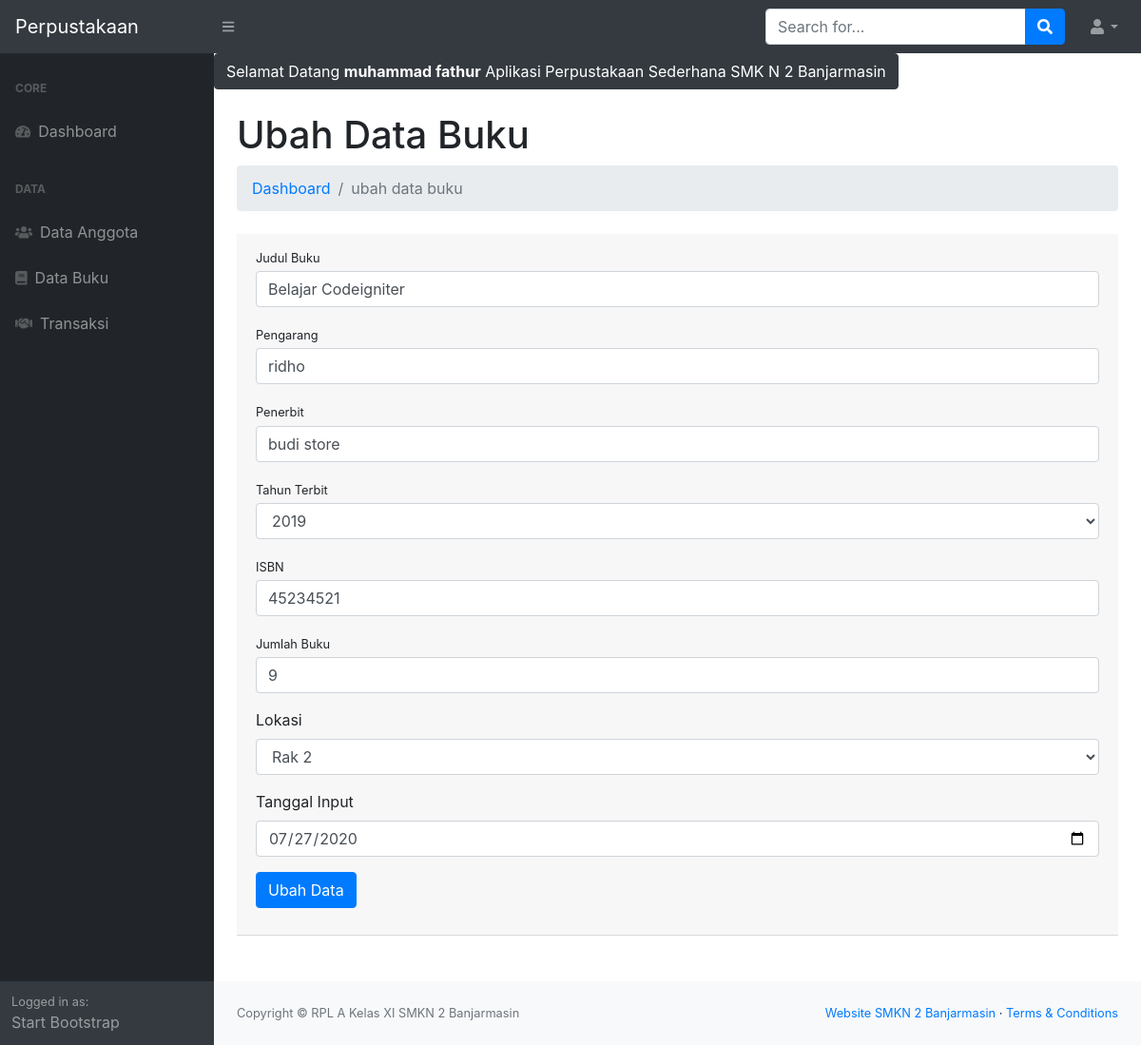
Page /index.php?p=buku&aksi=ubah&id=6 (signed in) on the committed database.
### tables this page shows
CREATE TABLE `tb_buku` (
  `id_buku` int(11) NOT NULL,
  `judul_buku` varchar(200) NOT NULL,
  `pengarang_buku` varchar(100) NOT NULL,
  `penerbit_buku` varchar(150) NOT NULL,
  `tahun_terbit` varchar(4) NOT NULL,
  `isbn` varchar(25) NOT NULL,
  `jumlah_buku` int(3) NOT NULL,
  `lokasi` enum('Rak 1','Rak 2','Rak 3') NOT NULL,
  `tgl_input` date NOT NULL
);

### page/buku/ubah.php (the view, shortened to what this page needs)
<?php
$id_buku = $_GET['id'];
$sql = $conn->query("SELECT * FROM tb_buku WHERE id_buku = $id_buku") or die(mysqli_error($conn));
$pecahSql = $sql->fetch_assoc();
?>
<h1 class="mt-4">Ubah Data Buku</h1>
<ol class="breadcrumb mb-4">
    <li class="breadcrumb-item"><a href="index.php">Dashboard</a></li>
    <li class="breadcrumb-item active">ubah data buku</li>
</ol>
<div class="card-header mb-5">
	<form action="" method="post">
    <div class="form-group">
        <label class="small mb-1" for="judul_buku">Judul Buku</label>
        <input class="form-control" id="judul_buku" name="judul_buku" type="text" placeholder="Masukan judul buku" value="<?= $pecahSql['judul_buku']; ?>" />
    </div>
    <div class="form-group">
        <label class="small mb-1" for="pengarang_buku">Pengarang</label>
        <input class="form-control" id="pengarang_buku" name="pengarang_buku" type="text" value="<?= $pecahSql['pengarang_buku']; ?>" placeholder="Masukan pengarang buku"/>
    </div>
    <div class="form-group">
        <label class="small mb-1" for="penerbit_buku">Penerbit</label>
        <input class="form-control" id="penerbit_buku" name="penerbit_buku" type="text" value="<?= $pecahSql['penerbit_buku']; ?>" placeholder="Masukan penerbit buku"/>
    </div>
    <div class="form-group">
        <label class="small mb-1" for="tahun_terbit">Tahun Terbit</label>
        <select name="tahun_terbit" id="tahun_terbit" class="form-control">
        	<?php
        	$tahun = date('Y');
        	for ($i = $tahun - 29; $i <= $tahun ; $i++) { ?>
        		<option value="<?= $i ?>" <?php if($pecahSql['tahun_terbit'] == $i){echo "selected";} ?> ><?= $i ?></option>
        	<?php
        	}
        	?>
        </select>
    </div>
    <div class="form-group">
        <label class="small mb-1" for="isbn">ISBN</label>
        <input class="form-control" value="<?= $pecahSql['isbn']; ?>" id="isbn" name="isbn" type="text" placeholder="Masukan isbn buku"/>
    </div>
    <div class="form-group">
        <label class="small mb-1" for="jumlah_buku">Jumlah Buku</label>
        <input class="form-control" value="<?= $pecahSql['jumlah_buku']; ?>" id="jumlah_buku" name="jumlah_buku" type="number" placeholder="Masukan jumlah buku"/>
    </div>
    <div class="form-group">
    	<label for="lokasi">Lokasi</label>
    	<select name="lokasi" id="lokasi" class="form-control">
    		<option value="Rak 2" <?php if($pecahSql['lokasi'] == 'Rak 2'){echo "selected";} ?> >Rak 2</option>
    	</select>
    </div>
    <div class="form-group">
    	<label for="tgl_input">Tanggal Input</label>
    	<input type="date" name="tgl_input" id="tgl_input" class="form-control" value="<?= $pecahSql['tgl_input']; ?>">
    </div>
    <div class="form-group">
    	<button type="submit" class="btn btn-primary" name="ubah">Ubah Data</button>
    </div>
	</form>
</div>

### rows in the picture
tb_buku: judul_buku "Belajar Codeigniter", pengarang_buku "ridho", penerbit_buku "budi store", tahun_terbit "2019", isbn "45234521", jumlah_buku "9", lokasi "Rak 2", tgl_input "07/27/2020"

### other values in the picture
$_SESSION['login']['nama'] "muhammad fathur"
